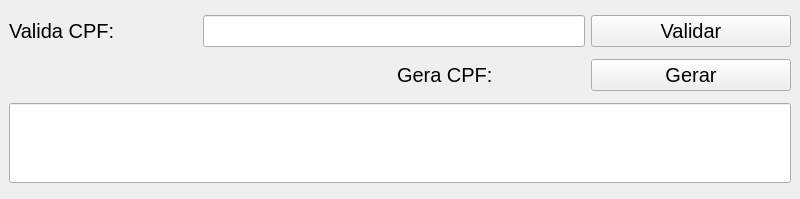
<?xml version="1.0" encoding="UTF-8"?>
<ui version="4.0">
 <class>MainWindow</class>
 <widget class="QMainWindow" name="MainWindow">
  <property name="geometry">
   <rect>
    <x>0</x>
    <y>0</y>
    <width>800</width>
    <height>199</height>
   </rect>
  </property>
  <property name="windowTitle">
   <string>Valida ou gera CPF</string>
  </property>
  <widget class="QWidget" name="centralwidget">
   <layout class="QGridLayout" name="gridLayout">
    <item row="1" column="2">
     <widget class="QLabel" name="label_2">
      <property name="minimumSize">
       <size>
        <width>100</width>
        <height>0</height>
       </size>
      </property>
      <property name="font">
       <font>
        <pointsize>15</pointsize>
       </font>
      </property>
      <property name="text">
       <string>Gera CPF:</string>
      </property>
     </widget>
    </item>
    <item row="0" column="1" colspan="2">
     <widget class="QLineEdit" name="inputValidaCPF">
      <property name="font">
       <font>
        <pointsize>15</pointsize>
       </font>
      </property>
     </widget>
    </item>
    <item row="0" column="3">
     <widget class="QPushButton" name="btnValidaCPF">
      <property name="minimumSize">
       <size>
        <width>200</width>
        <height>0</height>
       </size>
      </property>
      <property name="font">
       <font>
        <pointsize>15</pointsize>
       </font>
      </property>
      <property name="text">
       <string>Validar</string>
      </property>
     </widget>
    </item>
    <item row="0" column="0">
     <widget class="QLabel" name="label_3">
      <property name="font">
       <font>
        <pointsize>15</pointsize>
       </font>
      </property>
      <property name="text">
       <string>Valida CPF:</string>
      </property>
     </widget>
    </item>
    <item row="1" column="3">
     <widget class="QPushButton" name="btnGeraCPF">
      <property name="font">
       <font>
        <pointsize>15</pointsize>
       </font>
      </property>
      <property name="text">
       <string>Gerar</string>
      </property>
     </widget>
    </item>
    <item row="2" column="0" colspan="4">
     <widget class="QLineEdit" name="labelRetorno">
      <property name="minimumSize">
       <size>
        <width>500</width>
        <height>80</height>
       </size>
      </property>
      <property name="font">
       <font>
        <pointsize>36</pointsize>
       </font>
      </property>
      <property name="styleSheet">
       <string notr="true">color: green;</string>
      </property>
      <property name="alignment">
       <set>Qt::AlignCenter</set>
      </property>
      <property name="readOnly">
       <bool>true</bool>
      </property>
     </widget>
    </item>
   </layout>
  </widget>
 </widget>
 <resources/>
 <connections/>
</ui>
